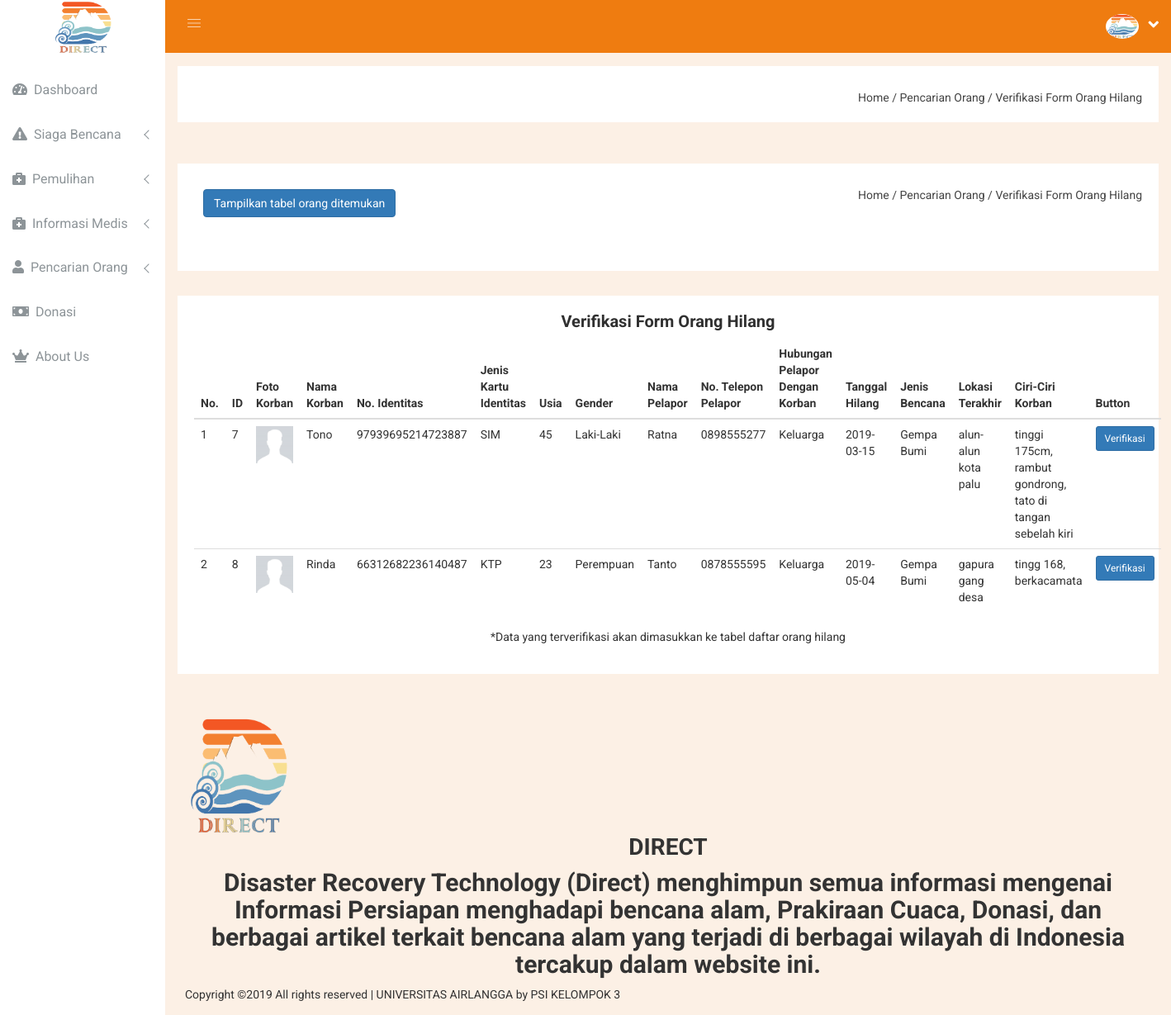
The app's page /main.php?module=verifikasi_form, older data.
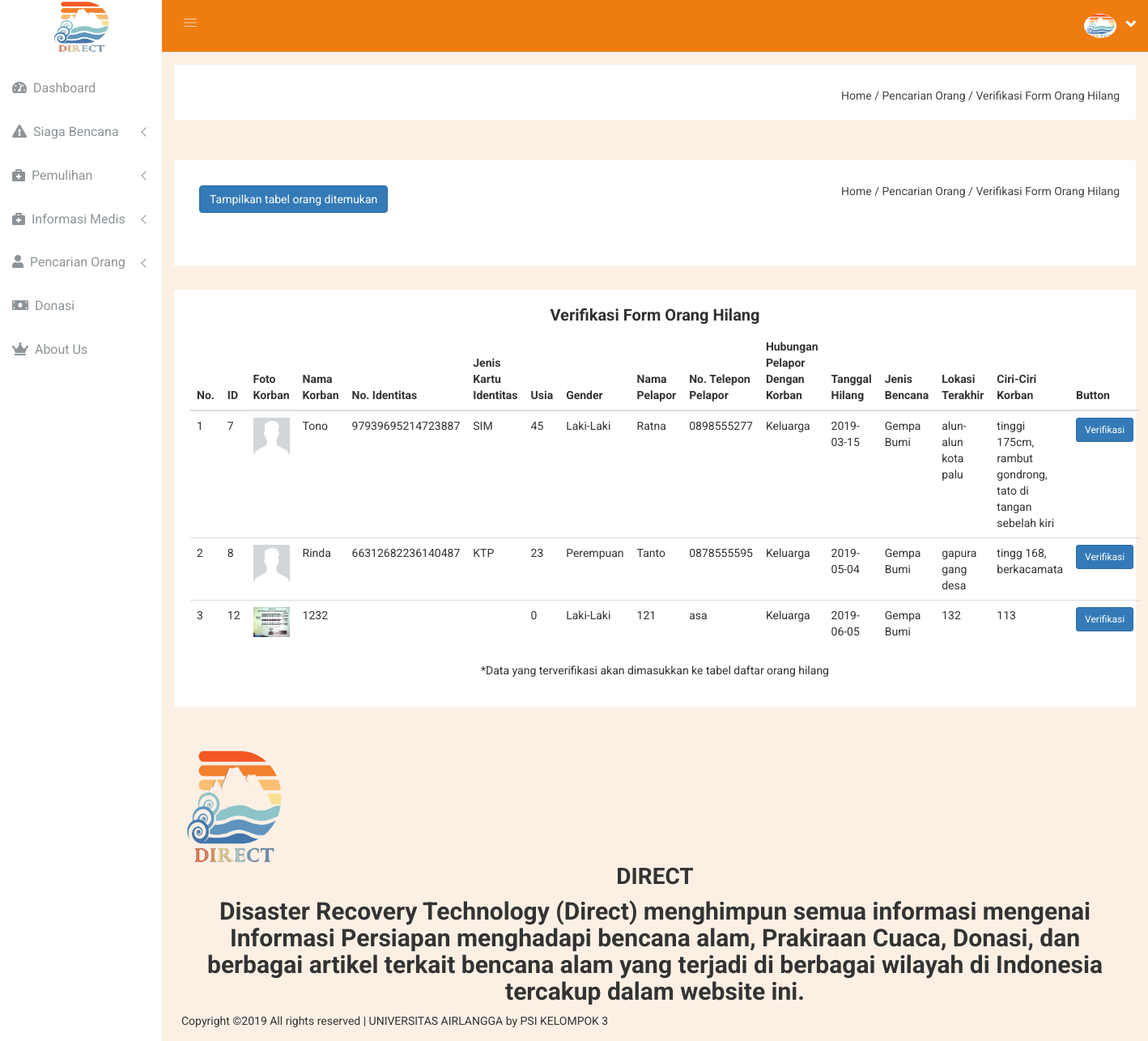
The same page, newer data.
### tables this page shows
CREATE TABLE `orang_hilang` (
  `id` int(11) NOT NULL,
  `nama_korban` varchar(50) NOT NULL,
  `no_identitas` varchar(20) NOT NULL,
  `jenis_kartu_identitas` varchar(20) NOT NULL,
  `usia` int(3) NOT NULL,
  `gender` varchar(10) NOT NULL,
  `nama_pelapor` varchar(50) NOT NULL,
  `no_telepon_pelapor` varchar(15) NOT NULL,
  `hubungan_pelapor` varchar(15) NOT NULL,
  `tanggal_hilang` date NOT NULL,
  `jenis_bencana` varchar(20) NOT NULL,
  `lokasi_terakhir` varchar(50) NOT NULL,
  `ciri_ciri_korban` varchar(200) NOT NULL,
  `status` varchar(50) NOT NULL,
  `foto_korban` varchar(100) NOT NULL
);

### main.php (called while the page is built, shortened)
<?php
include('module/index.php');
?>

### module/module/verifikasi_form.php (the view, shortened to what this page needs)
<div class="breadcome-area">
	<div class="container-fluid">
		<div class="row">
			<div class="col-lg-12 col-md-12 col-sm-12 col-xs-12">
				<div class="breadcome-list">
					<div class="row">
						<div class="col-lg-6 col-md-6 col-sm-6 col-xs-12">
						</div>
						<div class="col-lg-6 col-md-6 col-sm-6 col-xs-12">
							<ul class="breadcome-menu">
								<li><a href="?module=dashboard">Home</a> <span class="bread-slash">/</span>
								</li>
								<li><span class="bread-blod">Pencarian Orang / </span>
								</li>
								<li><span class="bread-blod">Verifikasi Form Orang Hilang</span>
								</li>
							</ul>
						</div>
					</div>
				</div>
			</div>
		</div>
	</div>
</div>
<?php
require('config/db.php');
$data_orang_hilang = mysqli_query($con, "SELECT * FROM orang_hilang WHERE status='Belum Diverifikasi'");
?>
<div class="breadcome-area">
	<div class="container-fluid">
		<div class="row">
			<div class="col-lg-12 col-md-12 col-sm-12 col-xs-12">
				<div class="breadcome-list">
					<div class="row">
						<div class="col-lg-6 col-md-6 col-sm-6 col-xs-12">
							<div class="breadcome-heading">
								<div class="container">
									<div class="row justify-content-center">
										<div class="col-sm-10">
											<div style="padding:10px" class="row justify-content-center">
												<nav class="navbar navbar-light bg-light ">
													<button class="btn btn-md btn-primary" id="show_tabel_ditemukan" type="button">Tampilkan tabel orang ditemukan</button>
												</nav>
											</div>
										</div>
									</div>
								</div>
							</div>
						</div>
						<div class="col-lg-6 col-md-6 col-sm-6 col-xs-12">
							<ul class="breadcome-menu">
								<li><a href="?module=dashboard">Home</a> <span class="bread-slash">/</span>
								</li>
								<li><span class="bread-blod">Pencarian Orang / </span>
								</li>
								<li><span class="bread-blod">Verifikasi Form Orang Hilang</span>
								</li>
							</ul>
						</div>
					</div>
				</div>
			</div>
		</div>
	</div>
</div>
<div class="data-table-area mg-b-15" id=tabel_org_hilang>
	<div class="container-fluid">
		<div class="row">
			<div class="col-lg-12 col-md-12 col-sm-12 col-xs-12">
				<div class="sparkline12-list mg-b-30">
					<div class="sparkline12-hd">
						<div class="main-sparkline12-hd">
							<h1 align="center">Verifikasi Form Orang Hilang</h1>
						</div>
					</div>
					<div class="sparkline12-graph">
						<div class="static-table-list">
							<table class="table hover-table" >
								<thead>
									<tr>
										<th>No.</th>
										<th>ID</th>
										<th>Foto Korban</th>
										<th>Nama Korban</th>
										<th>No. Identitas</th>
										<th>Jenis Kartu Identitas</th>
										<th>Usia</th>
										<th>Gender</th>
										<th>Nama Pelapor</th>
										<th>No. Telepon Pelapor</th>
										<th>Hubungan Pelapor Dengan Korban</th>
										<th>Tanggal Hilang</th>
										<th>Jenis Bencana</th>
										<th>Lokasi Terakhir</th>
										<th>Ciri-Ciri Korban</th>
										<th>Button</th>
									</tr>
								</thead>
								<tbody>
									<?php
									$no_korban=1;
									while($user_data = mysqli_fetch_array($data_orang_hilang)) {
										echo "<tr>";
										echo "<td>".$no_korban++."</td>";
										echo "<td>".$user_data['id']."</td>";
										echo "<td><img src='foto_org_hilang/".$user_data['foto_korban']."' alt="." border="."3"." height="."100"." width="."300"." ></td>";
										echo "<td>".$user_data['nama_korban']."</td>";
										echo "<td>".$user_data['no_identitas']."</td>";
										echo "<td>".$user_data['jenis_kartu_identitas']."</td>";
										echo "<td>".$user_data['usia']."</td>";
										echo "<td>".$user_data['gender']."</td>";
										echo "<td>".$user_data['nama_pelapor']."</td>";
										echo "<td>".$user_data['no_telepon_pelapor']."</td>";
										echo "<td>".$user_data['hubungan_pelapor']."</td>";
										echo "<td>".$user_data['tanggal_hilang']."</td>";
										echo "<td>".$user_data['jenis_bencana']."</td>";
										echo "<td>".$user_data['lokasi_terakhir']."</td>";
										echo "<td>".$user_data['ciri_ciri_korban']."</td>";
										echo "<td><form action='' method='post'>
										<input type='hidden' name='idkorban' value='".$user_data['id']."'>
										<button type='submit' name='verif_hilang' class='btn btn-primary btn-sm'>Verifikasi</button>
									</form></td>";
								}
								?>
							</tbody>
						</table>
						<br>
						<p align="center">
							*Data yang terverifikasi akan dimasukkan ke tabel daftar orang hilang
						</p>
					</div>
				</div>
			</div>
		</div>
	</div>
</div>
</div>

Row changes from the older to the newer data that the page shows:
added orang_hilang: id "12", foto_korban (picture), nama_korban "1232", usia "0", gender "Laki-Laki", nama_pelapor "121", no_telepon_pelapor "asa", hubungan_pelapor "Keluarga", tanggal_hilang "2019-06-05", jenis_bencana "Gempa Bumi", lokasi_terakhir "132", ciri_ciri_korban "113"
